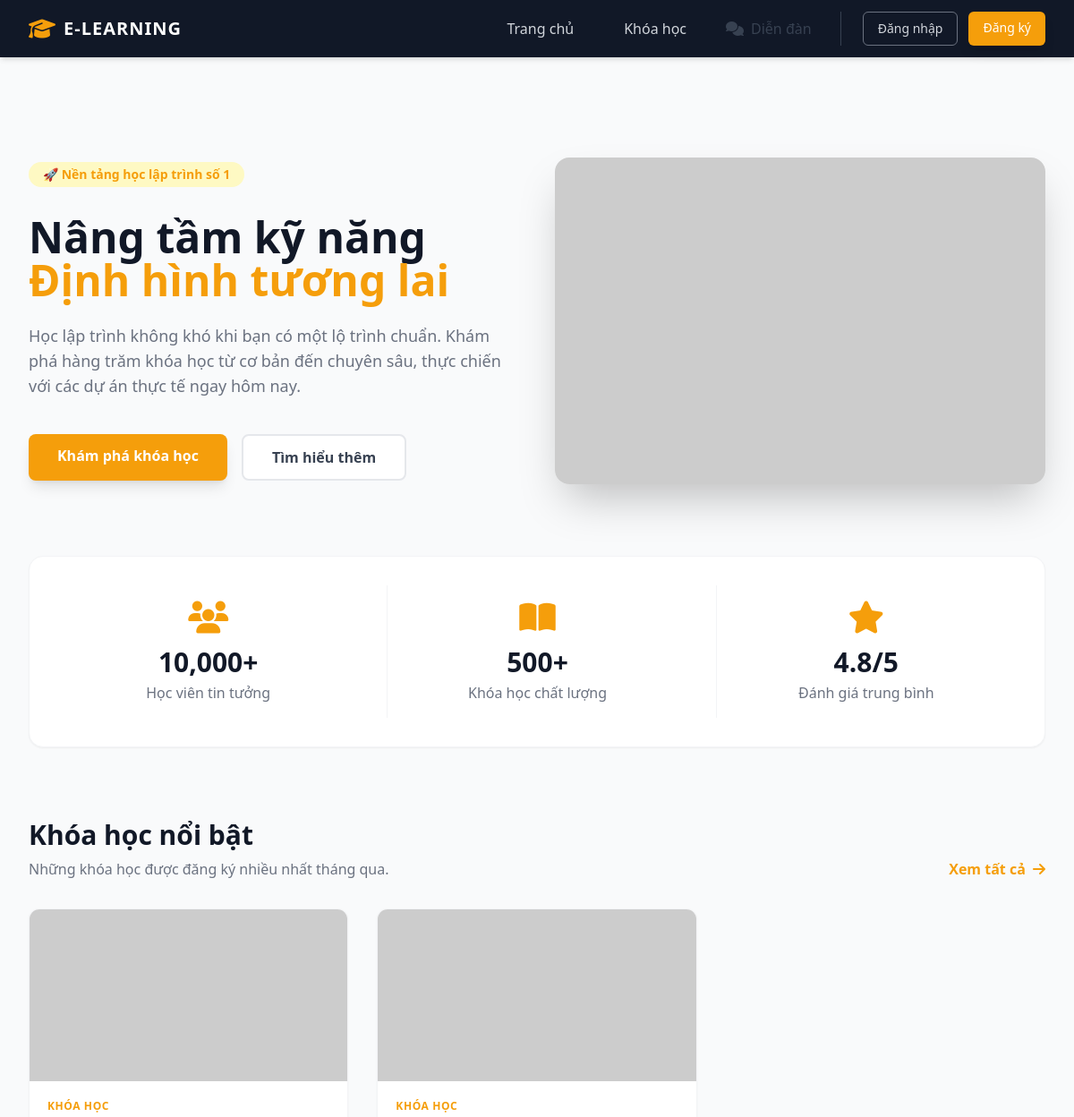
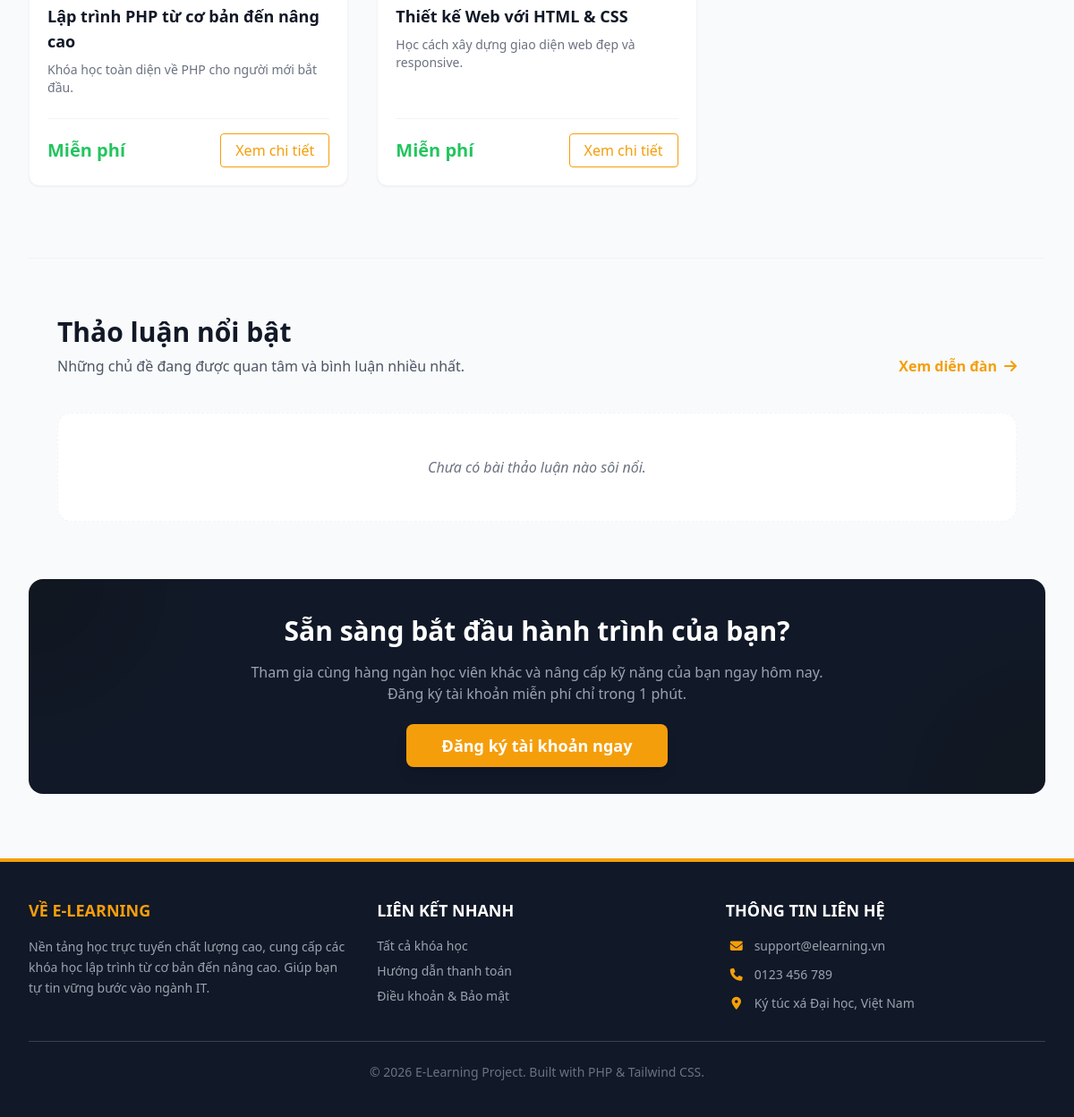
The page /public/index.php on the database its author committed (2 pictures, top to bottom).
### tables this page shows
CREATE TABLE IF NOT EXISTS `courses` (
    `id`           INT UNSIGNED NOT NULL AUTO_INCREMENT,
    `title`        VARCHAR(500) NOT NULL,
    `description`  TEXT NULL DEFAULT NULL,
    `thumbnail`    VARCHAR(500) NULL DEFAULT NULL,
    `benefits`     TEXT NULL DEFAULT NULL,
    `requirements` TEXT NULL DEFAULT NULL,
    `created_at`   TIMESTAMP NOT NULL DEFAULT CURRENT_TIMESTAMP,
    PRIMARY KEY (`id`)
);

### app/controllers/CourseController.php (called while the page is built, shortened)
<?php
require_once __DIR__ . '/../models/Course.php';
class CourseController {
    public function index() {
        $database = new Database();
        $db = $database->getConnection();
        $courseModel = new Course($db);
        $courses = $courseModel->getAllCourses();
        require_once __DIR__ . '/../../views/layouts/header.php';
        require_once __DIR__ . '/../../views/home.php';
        require_once __DIR__ . '/../../views/layouts/footer.php';
    }
}
?>

### app/models/Course.php (called while the page is built, shortened)
<?php
class Course {
    private $conn;
    public function __construct($db) {
        $this->conn = $db;
    }
    public function getAllCourses() {
        $query = "SELECT * FROM courses ORDER BY created_at DESC";
        $stmt = $this->conn->prepare($query);
        $stmt->execute();
        return $stmt->fetchAll(PDO::FETCH_ASSOC);
    }
}
?>

### views/home.php (the view, shortened to what this page needs)
<section class="flex flex-col-reverse lg:flex-row items-center justify-between py-12 lg:py-20 gap-10">
    <div class="w-full lg:w-1/2 space-y-6 text-center lg:text-left">
        <div class="inline-block bg-yellow-100 text-primary font-semibold px-4 py-1 rounded-full text-sm mb-2">
            🚀 Nền tảng học lập trình số 1
        </div>
        <h1 class="text-4xl lg:text-5xl font-extrabold text-gray-900 leading-tight">
            Nâng tầm kỹ năng <br>
            <span class="text-primary">Định hình tương lai</span>
        </h1>
        <p class="text-gray-500 text-lg">
            Học lập trình không khó khi bạn có một lộ trình chuẩn. Khám phá hàng trăm khóa học từ cơ bản đến chuyên sâu, thực chiến với các dự án thực tế ngay hôm nay.
        </p>
        <div class="flex flex-col sm:flex-row gap-4 justify-center lg:justify-start pt-4">
            <a href="#" class="bg-primary hover:bg-yellow-600 text-white font-semibold py-3 px-8 rounded-lg shadow-lg hover:shadow-xl transition transform hover:-translate-y-1">
                Khám phá khóa học
            </a>
            <a href="#" class="bg-white border-2 border-gray-200 hover:border-primary text-gray-700 hover:text-primary font-semibold py-3 px-8 rounded-lg transition">
                Tìm hiểu thêm
            </a>
        </div>
    </div>
    <div class="w-full lg:w-1/2 flex justify-center">
        <img src="https://placehold.co/600x400/f59e0b/white?text=E-Learning+Hero+Banner" alt="Hero Banner" class="rounded-2xl shadow-2xl object-cover w-full max-w-md lg:max-w-full">
    </div>
</section>
<section class="bg-white rounded-2xl shadow-sm border border-gray-100 p-8 mb-20">
    <div class="grid grid-cols-1 md:grid-cols-3 gap-8 text-center divide-y md:divide-y-0 md:divide-x divide-gray-100">
        <div class="p-4">
            <i class="fa-solid fa-users text-4xl text-primary mb-3"></i>
            <h3 class="text-3xl font-bold text-gray-900">10,000+</h3>
            <p class="text-gray-500 font-medium mt-1">Học viên tin tưởng</p>
        </div>
        <div class="p-4">
            <i class="fa-solid fa-book-open text-4xl text-primary mb-3"></i>
            <h3 class="text-3xl font-bold text-gray-900">500+</h3>
            <p class="text-gray-500 font-medium mt-1">Khóa học chất lượng</p>
        </div>
        <div class="p-4">
            <i class="fa-solid fa-star text-4xl text-primary mb-3"></i>
            <h3 class="text-3xl font-bold text-gray-900">4.8/5</h3>
            <p class="text-gray-500 font-medium mt-1">Đánh giá trung bình</p>
        </div>
    </div>
</section>
<section class="mb-20">
    <div class="flex justify-between items-end mb-8">
        <div>
            <h2 class="text-3xl font-bold text-gray-900 mb-2">Khóa học nổi bật</h2>
            <p class="text-gray-500">Những khóa học được đăng ký nhiều nhất tháng qua.</p>
        </div>
        <a href="#" class="hidden md:inline-block text-primary font-semibold hover:underline">Xem tất cả <i class="fa-solid fa-arrow-right ml-1"></i></a>
    </div>
    <div class="grid grid-cols-1 sm:grid-cols-2 lg:grid-cols-3 gap-8">
        <?php foreach($courses as $course): ?>
        <div class="bg-white rounded-xl shadow-sm hover:shadow-xl border border-gray-100 overflow-hidden transition duration-300 flex flex-col group">
            <div class="relative overflow-hidden">
                <?php
                    $thumbnail = !empty($course['thumbnail'])
                        ? htmlspecialchars($course['thumbnail'])
                        : 'https://placehold.co/600x400/f59e0b/white?text=E-Learning';
                ?>
                <img src="<?= $thumbnail ?>" alt="<?= htmlspecialchars($course['title']) ?>" class="w-full h-48 object-cover group-hover:scale-105 transition duration-300">
            </div>
            <div class="p-5 flex-grow flex flex-col justify-between">
                <div>
                    <div class="text-xs text-primary font-bold tracking-wider uppercase mb-2">Khóa học</div>
                    <h3 class="text-lg font-bold text-gray-900 mb-2 line-clamp-2"><?= htmlspecialchars($course['title']) ?></h3>
                    <div class="text-sm text-gray-500 mb-4 line-clamp-2">
                        <?= htmlspecialchars(strip_tags($course['description'])) ?>
                    </div>
                </div>
                <div class="flex items-center justify-between border-t border-gray-100 pt-4 mt-2">
                    <span class="text-xl font-bold <?= (isset($course['price']) && $course['price'] > 0) ? 'text-primary' : 'text-green-500' ?>">
                        <?= (isset($course['price']) && $course['price'] > 0) ? number_format($course['price'], 0, ',', '.') . 'đ' : 'Miễn phí' ?>
                    </span>
                    <a href="?action=detail&id=<?= $course['id'] ?>" class="text-primary hover:text-white border border-primary hover:bg-primary font-medium py-1.5 px-4 rounded transition">Xem chi tiết</a>
                </div>
            </div>
        </div>
        <?php endforeach; ?>
    </div>
</section>
<?php
        $forumModel = new Forum($db);
        $topPosts = $forumModel->getTopPosts(3);
?>
<section class="py-16 bg-gray-50 border-t border-gray-100">
    <div class="max-w-7xl mx-auto px-4 sm:px-6 lg:px-8">
        <div class="flex justify-between items-end mb-10">
            <div>
                <h2 class="text-3xl font-bold text-gray-900 mb-2">Thảo luận nổi bật</h2>
                <p class="text-gray-600">Những chủ đề đang được quan tâm và bình luận nhiều nhất.</p>
            </div>
            <a href="?action=forum" class="text-primary hover:text-yellow-600 font-bold hidden sm:flex items-center gap-2 transition">
                Xem diễn đàn <i class="fa-solid fa-arrow-right"></i>
            </a>
        </div>
        <div class="grid grid-cols-1 md:grid-cols-2 lg:grid-cols-3 gap-8">
            <?php if(!empty($topPosts)): ?>
                <?php foreach($topPosts as $post): ?>
                    <div class="bg-white rounded-2xl shadow-sm hover:shadow-xl border border-gray-100 p-6 transition duration-300 flex flex-col h-full group">
                        <div class="flex items-center gap-3 mb-4">
                            <?php
                                $postAvatar = !empty($post['author_avatar'])
                                    ? $post['author_avatar']
                                    : 'https://ui-avatars.com/api/?name=' . urlencode($post['author_name']) . '&background=random';
                            ?>
                            <img src="<?= htmlspecialchars($postAvatar) ?>" class="w-10 h-10 rounded-full object-cover border border-gray-200 shrink-0">
                            <div>
                                <h4 class="font-bold text-sm text-gray-900"><?= htmlspecialchars($post['author_name']) ?></h4>
                                <p class="text-xs text-gray-500"><i class="fa-regular fa-clock mr-1"></i> <?= date('d/m/Y', strtotime($post['created_at'])) ?></p>
                            </div>
                        </div>
                        <div class="flex-grow mb-6">
                            <a href="?action=forum_detail&id=<?= $post['id'] ?>" class="font-bold text-xl text-gray-900 group-hover:text-primary transition line-clamp-2 mb-3">
                                <?= htmlspecialchars($post['title']) ?>
                            </a>
                            <p class="text-gray-600 text-sm line-clamp-3 leading-relaxed">
                                <?= strip_tags($post['content']) ?>
                            </p>
                        </div>
                        <div class="pt-4 border-t border-gray-100 flex justify-between items-center mt-auto">
                            <span class="text-sm font-bold bg-blue-50 text-blue-600 px-3 py-1.5 rounded-lg flex items-center gap-2">
                                <i class="fa-regular fa-comment-dots"></i> <?= $post['comment_count'] ?>
                            </span>
                            <a href="?action=forum_detail&id=<?= $post['id'] ?>" class="text-sm font-bold text-gray-400 hover:text-primary transition">Đọc chi tiết &rarr;</a>
                        </div>
                    </div>
                <?php endforeach; ?>
            <?php else: ?>
                <div class="col-span-full text-center py-12 bg-white rounded-2xl border border-gray-100 border-dashed">
                    <p class="text-gray-500 italic">Chưa có bài thảo luận nào sôi nổi.</p>
                </div>
            <?php endif; ?>
        </div>
    </div>
</section>
<section class="bg-gray-900 rounded-2xl p-10 text-center relative overflow-hidden mb-10">
    <div class="relative z-10 max-w-2xl mx-auto">
        <h2 class="text-3xl font-bold text-white mb-4">Sẵn sàng bắt đầu hành trình của bạn?</h2>
        <p class="text-gray-400 mb-8">Tham gia cùng hàng ngàn học viên khác và nâng cấp kỹ năng của bạn ngay hôm nay. Đăng ký tài khoản miễn phí chỉ trong 1 phút.</p>
        <a href="#" class="bg-primary hover:bg-yellow-600 text-white font-bold py-3 px-10 rounded-lg shadow-lg transition text-lg">Đăng ký tài khoản ngay</a>
    </div>
    <div class="absolute top-0 left-0 w-64 h-64 bg-primary rounded-full mix-blend-multiply filter blur-3xl opacity-20 -translate-x-1/2 -translate-y-1/2"></div>
    <div class="absolute bottom-0 right-0 w-64 h-64 bg-yellow-400 rounded-full mix-blend-multiply filter blur-3xl opacity-20 translate-x-1/2 translate-y-1/2"></div>
</section>

### rows shown on the page
courses: title "Lập trình PHP từ cơ bản đến nâng cao", description "Khóa học toàn diện về PHP cho người mới bắt đầu.", price "Miễn phí"
courses: title "Thiết kế Web với HTML & CSS", description "Học cách xây dựng giao diện web đẹp và responsive.", price "Miễn phí"
